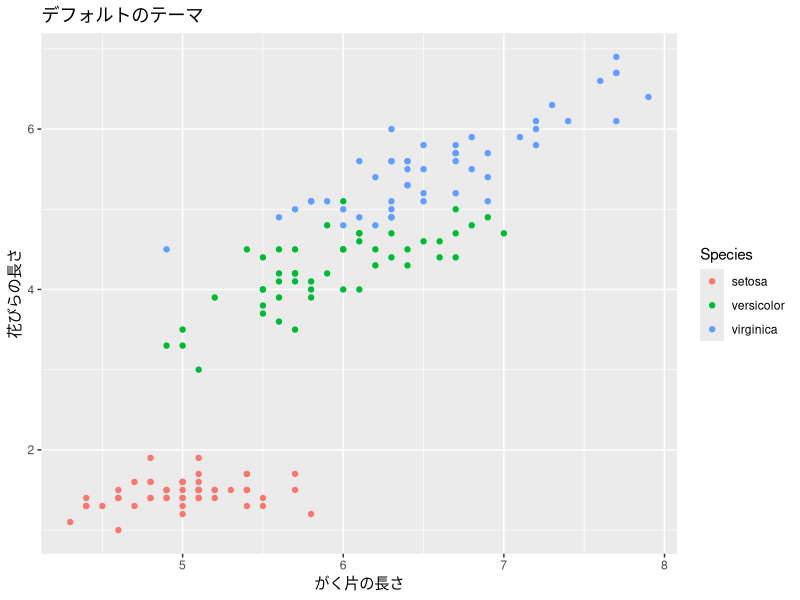
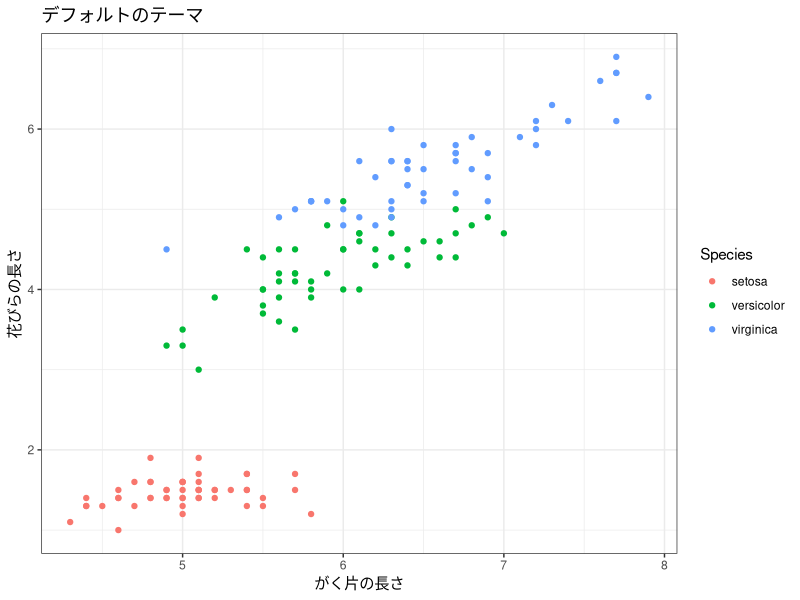
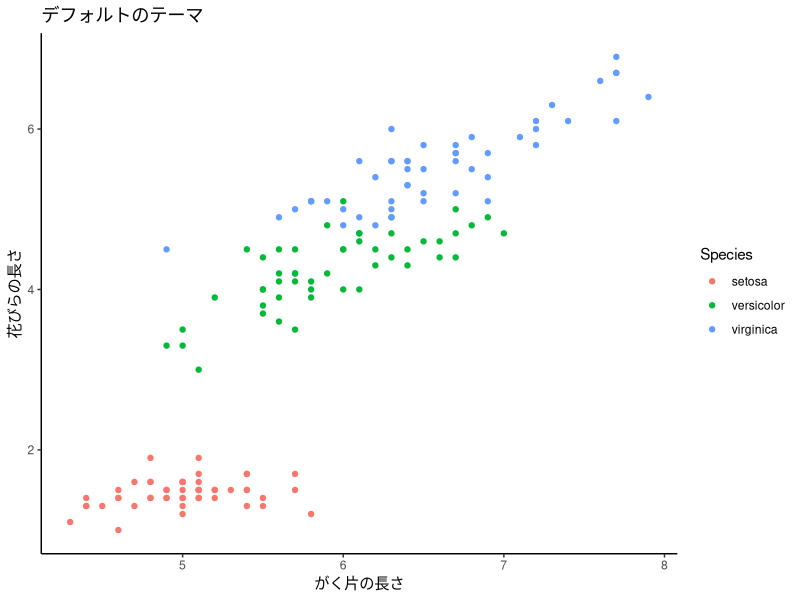
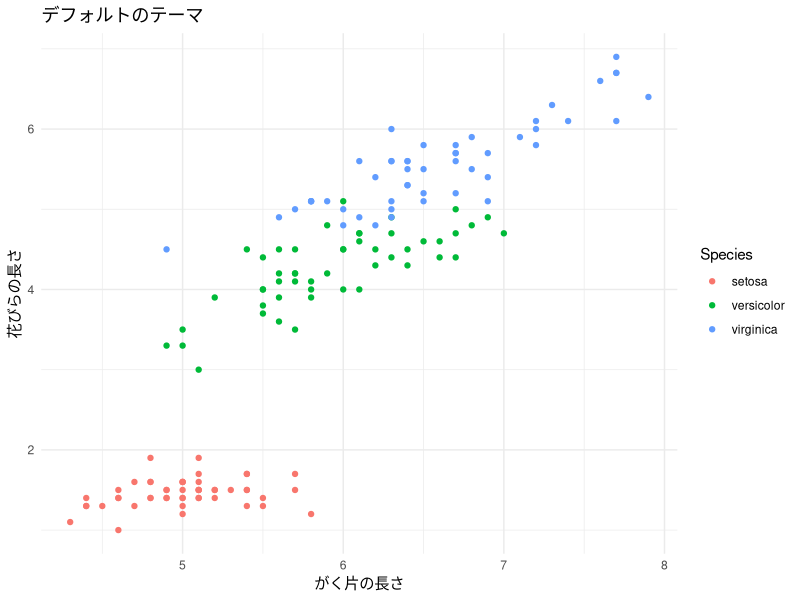
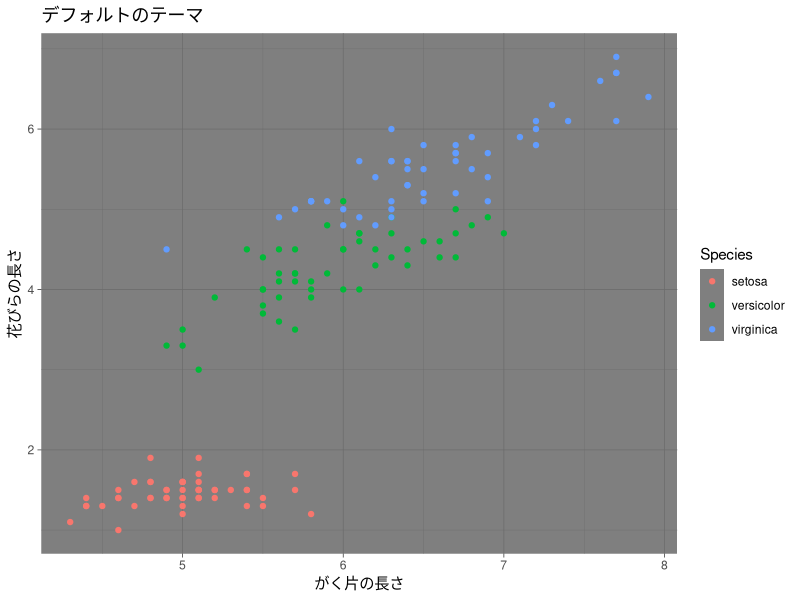
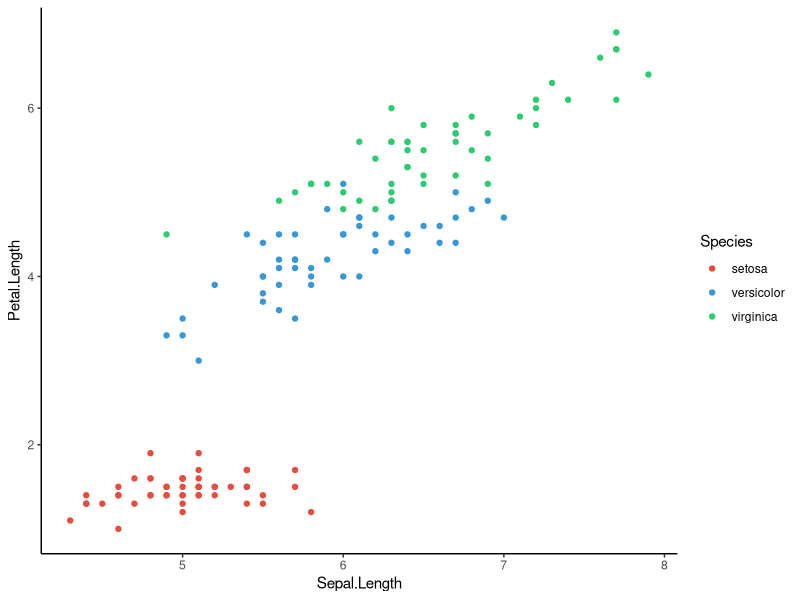
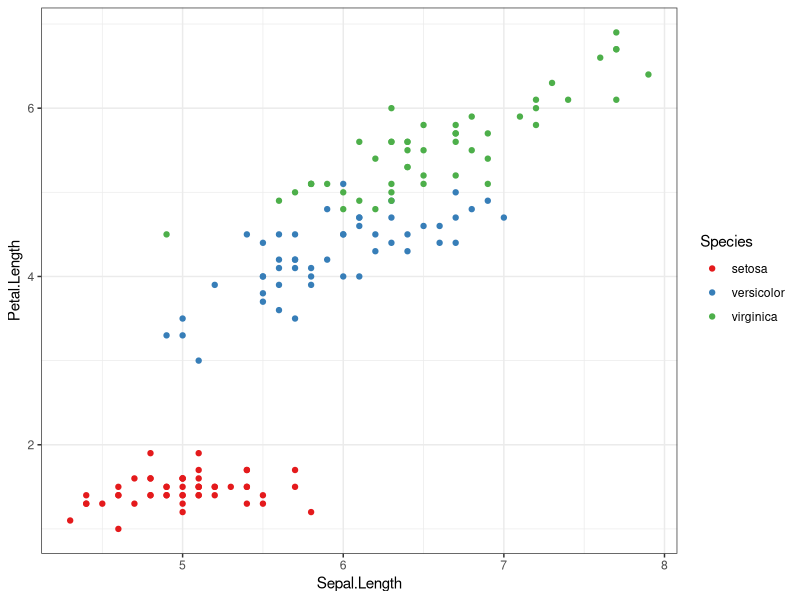
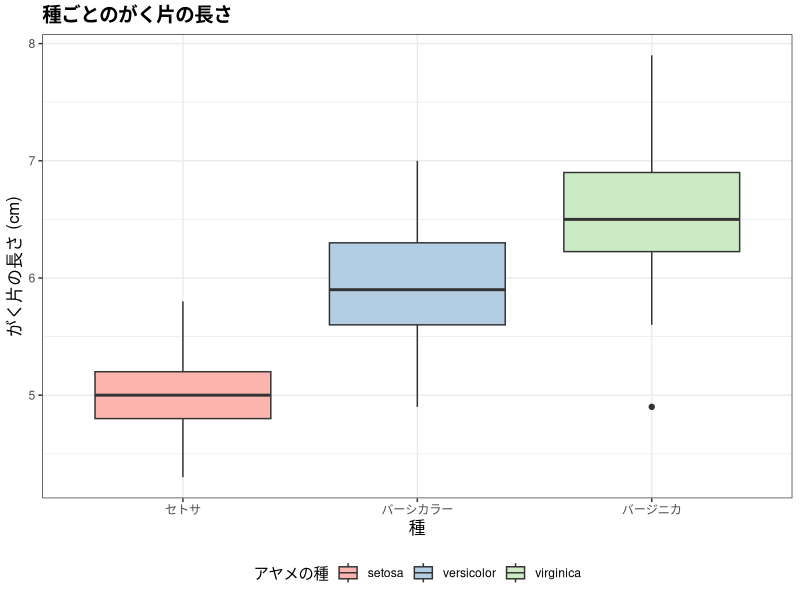

The R source for these figures, in order:
## ---- chunk 1
knitr::opts_chunk$set(echo = TRUE, warning = FALSE, message = FALSE,
                      fig.width = 7, fig.height = 4)
library(tidyverse)
## ---- chunk 2
# デフォルトのグラフ
p <- ggplot(data = iris, aes(x = Sepal.Length, y = Petal.Length, color = Species)) +
  geom_point() +
  labs(title = "デフォルトのテーマ", x = "がく片の長さ", y = "花びらの長さ")
p
## ---- chunk 3
p + theme_bw()      # 白黒テーマ（論文向き）
## ---- chunk 4
p + theme_classic() # クラシック（軸線のみ，論文で人気）
## ---- chunk 5
p + theme_minimal() # ミニマル（シンプル）
## ---- chunk 6
p + theme_dark()    # ダーク（プレゼン向き）
## ---- chunk 7
ggplot(data = iris, aes(x = Sepal.Length, y = Petal.Length, color = Species)) +
  geom_point() +
  scale_color_manual(values = c("setosa" = "#E74C3C",
                                 "versicolor" = "#3498DB",
                                 "virginica" = "#2ECC71")) +
  theme_classic()
## ---- chunk 8
# ColorBrewerパレット（カテゴリ変数向き）
ggplot(data = iris, aes(x = Sepal.Length, y = Petal.Length, color = Species)) +
  geom_point() +
  scale_color_brewer(palette = "Set1") +
  theme_bw()
## ---- chunk 9
ggplot(data = iris, aes(x = Species, y = Sepal.Length, fill = Species)) +
  geom_boxplot() +
  scale_x_discrete(labels = c("setosa" = "セトサ",
                               "versicolor" = "バーシカラー",
                               "virginica" = "バージニカ")) +
  scale_fill_brewer(palette = "Pastel1") +
  labs(
    title = "種ごとのがく片の長さ",
    x = "種",
    y = "がく片の長さ (cm)",
    fill = "アヤメの種"
  ) +
  theme_bw() +
  theme(
    legend.position = "bottom",        # 凡例の位置
    plot.title = element_text(size = 14, face = "bold"),  # タイトルの書式
    axis.title = element_text(size = 12)                  # 軸タイトルの書式
  )
## ---- chunk 10
ggplot(data = iris, aes(x = Sepal.Length, y = Petal.Length)) +
  geom_point(color = "steelblue") +
  facet_wrap(~ Species) +
  labs(title = "種ごとの散布図", x = "がく片の長さ", y = "花びらの長さ") +
  theme_bw()
## ---- chunk 11
ggplot(data = iris, aes(x = Sepal.Length, y = Petal.Length, color = Species)) +
  geom_point(alpha = 0.6) +
  geom_smooth(method = "lm", se = TRUE) +   # 回帰直線 + 信頼区間
  labs(title = "散布図と回帰直線",
       x = "がく片の長さ (cm)", y = "花びらの長さ (cm)") +
  theme_bw()
